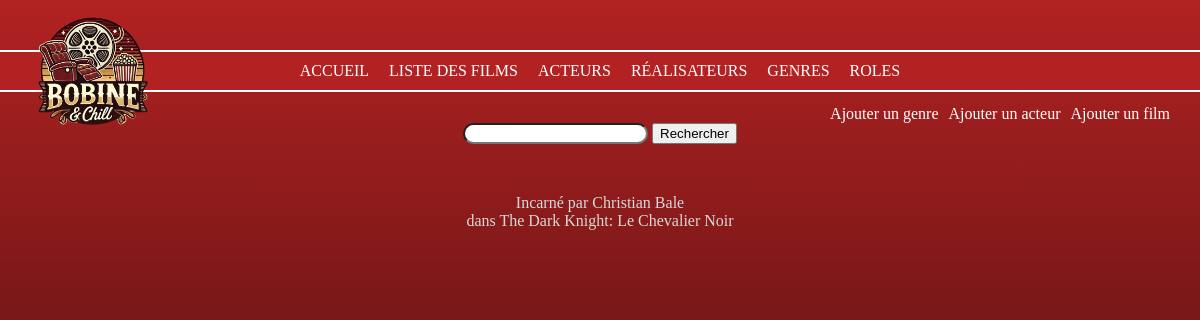
The page /Projet/index.php?action=detailsRole&id=3 on the database its author committed.
### tables this page shows
CREATE TABLE IF NOT EXISTS `role` (
  `id_role` int NOT NULL AUTO_INCREMENT,
  `nomPersonnage` varchar(100) DEFAULT NULL,
  PRIMARY KEY (`id_role`)
);

CREATE TABLE IF NOT EXISTS `film` (
  `id_film` int NOT NULL AUTO_INCREMENT,
  `titre` varchar(50) DEFAULT NULL,
  `duree` int DEFAULT NULL,
  `anneeSortie` int DEFAULT NULL,
  `synopsis` text,
  `note` float NOT NULL DEFAULT '0',
  `affiche` varchar(255) NOT NULL DEFAULT '0',
  `id_realisateur` int NOT NULL DEFAULT '0',
  PRIMARY KEY (`id_film`),
  KEY `FK_film_realisateur` (`id_realisateur`),
  CONSTRAINT `FK_film_realisateur` FOREIGN KEY (`id_realisateur`) REFERENCES `realisateur` (`id_realisateur`)
);

### Projet/controller/CinemaController.php (called while the page is built, shortened)
<?php
class CinemaController {
    public function detRole($id) {
        $pdo = Connect::seConnecter();
        $requete = $pdo->prepare(
            "SELECT role.id_role,
	        CONCAT(personne.prenom, ' ', personne.nom) AS nomActeur,
	        film.titre
            FROM personne
            INNER JOIN acteur ON personne.id_personne = acteur.id_personne
            INNER JOIN joue ON acteur.id_acteur = joue.id_acteur
            INNER JOIN role ON joue.id_role = role.id_role
            INNER JOIN film ON joue.id_film = film.id_film
            WHERE role.id_role = :id");
        $requete->execute(["id" => $id]);
        $detRole = $requete->fetchAll();
        require "view/detailsRole.php";
    }
}

### Projet/view/detailsRole.php (the view, shortened to what this page needs)
<body>
    <div class="container-detRole">
        <?php foreach($detRole as $detRole) { ?>
           <div class="detRole">
               Incarné par <?= $detRole['nomActeur']; ?><br> dans <?= $detRole['titre']; ?>
           </div>
    </div>
    <?php } ?>
</body>
<?php
require_once "view/template.php";
?>

### Projet/public/css/style.css (style rules this page uses)
* { box-sizing: border-box; }
body { min-height: 100vh; margin: 0; background-image: linear-gradient(#B22222 0%, #4C0F0F 70%); background-size: cover; background-attachment: fixed; background-repeat: no-repeat; color: #D9D9D9; padding-top: 90px; }
.container-detRole { margin-top: 50px; display: flex; flex-direction: column; gap: 20px; }
.detRole { text-align: center; margin-bottom: 20px; }

### rows shown on the page
role: nomActeur "Christian Bale", film.titre "The Dark Knight: Le Chevalier Noir"
